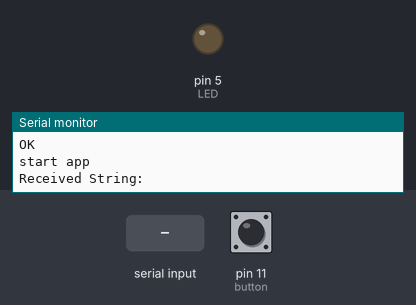
Bench run of a sketch on a simulated Arduino Uno, built with avr-gcc and run on an emulated ATmega328P. On the bench: output pins drawn as LEDs (lit = HIGH), the last lines printed to the serial monitor. The test bench sets the inputs (shaded band); at power-on: pin 11 (button) LOW. The modem accepts every AT command (registered, SIM ready, sends succeed) and sends nothing else.

Above: at 1.3 s.
1.4 s: "LED=ON" received over the second serial link
At 2.9 s:
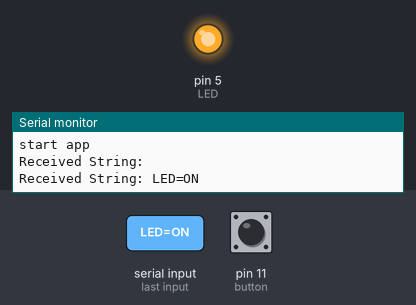
6.9 s: "LED=OFF" received over the second serial link
At 8.2 s:
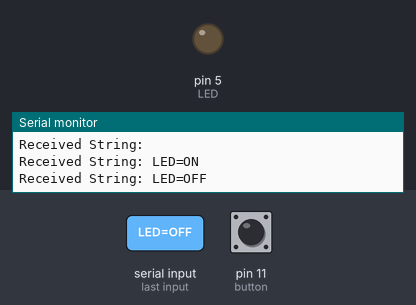
Timing chart, 0 to 9.9 s (numbered marks = the images above; inputs shaded):
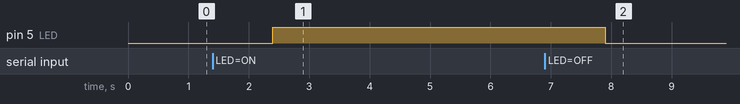

The sketch:

esp_serial.ino
```cpp
#include <SoftwareSerial.h>
#define TIMEOUT 5000 // mS
#define LED 5
SoftwareSerial mySerial(7, 6); // RX, TX
const int button = 11;
int button_state = 0;

void setup()
{
 pinMode(LED,OUTPUT);
 pinMode(button,INPUT);
 Serial.begin(9600);
 mySerial.begin(9600);
 SendCommand("AT+RST", "Ready");
 //delay(5000);
 SendCommand("AT+CWMODE=1","OK");
 SendCommand("AT+CIFSR", "OK");
 SendCommand("AT+CIPMUX=1","OK");
 SendCommand("AT+CIPSERVER=1,80","OK");
 Serial.println("start app");
}

void loop(){
  //Serial.println("start loop");
 button_state = digitalRead(button);

 if(button_state == HIGH){
    mySerial.println("AT+CIPSEND=0,23");
    mySerial.println("Button was pressed!");
    delay(1000);
    SendCommand("AT+CIPCLOSE=0","OK");
  }

 String IncomingString="";
 boolean StringReady = false;

 while (mySerial.available()){
   IncomingString=mySerial.readString();
   StringReady= true;
  }

  if (StringReady){
    Serial.println("Received String: " + IncomingString);

  if (IncomingString.indexOf("LED=ON") != -1) {
    digitalWrite(LED,HIGH);
   }

  if (IncomingString.indexOf("LED=OFF") != -1) {
    digitalWrite(LED,LOW);
   }
  }
 }

boolean SendCommand(String cmd, String ack){
  mySerial.println(cmd); // Send "AT+" command to module
  Serial.println(cmd);
  if (!echoFind(ack)) // timed out waiting for ack string
    return true; // ack blank or ack found
}

boolean echoFind(String keyword){
 byte current_char = 0;
 byte keyword_length = keyword.length();
 long deadline = millis() + TIMEOUT;
 while(millis() < deadline){
  if (mySerial.available()){
    char ch = mySerial.read();
    Serial.write(ch);
    if (ch == keyword[current_char])
      if (++current_char == keyword_length){
       Serial.println();
       return true;
    }
   }
  }
 return false; // Timed out
}
```

Measured:
- after the input at 1.4 s, pin 5 (LED): LOW → HIGH after 1.0 s
- after the input at 6.9 s, pin 5 (LED): HIGH → LOW after 1.0 s
